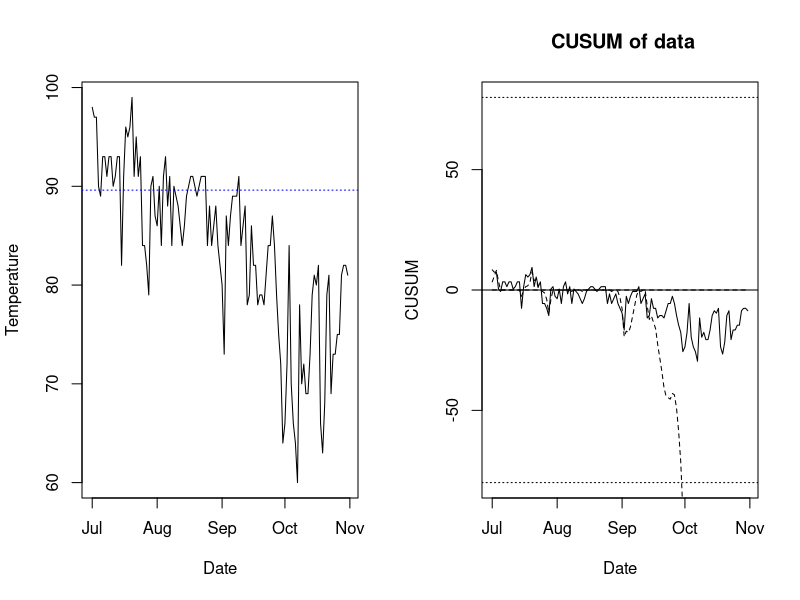
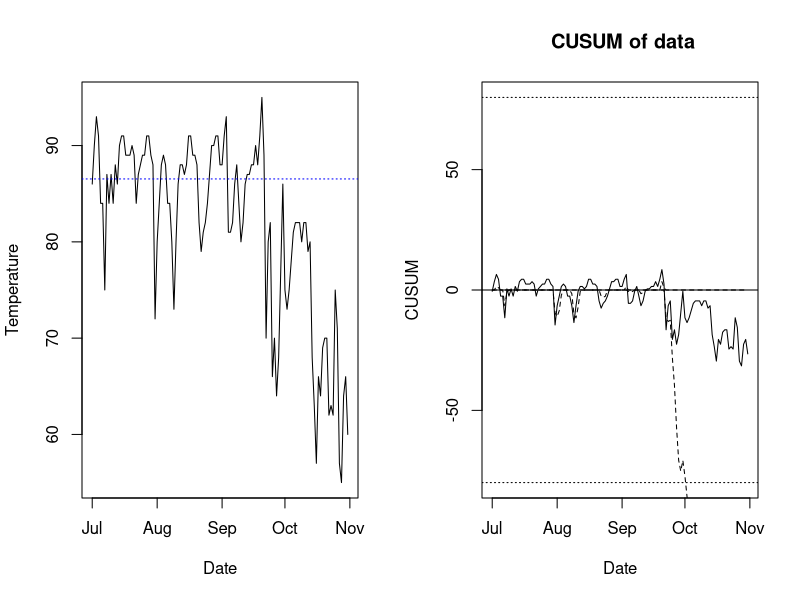
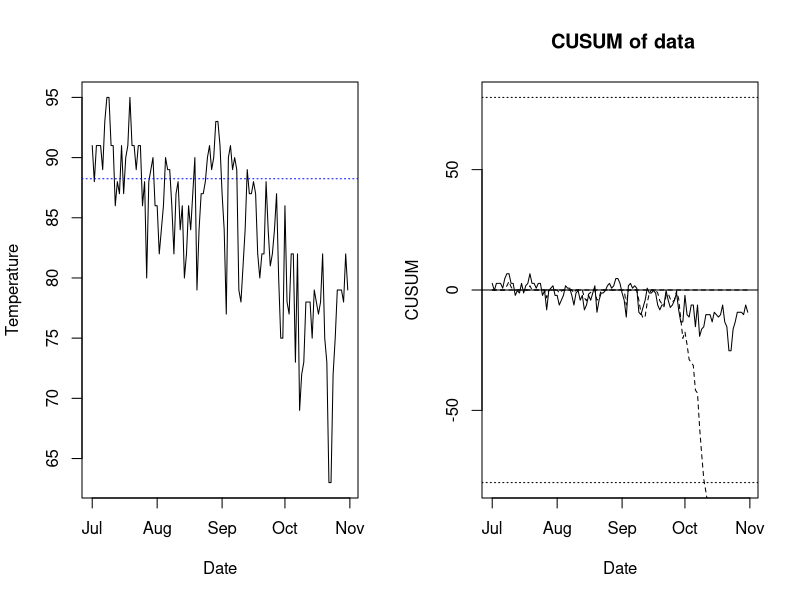
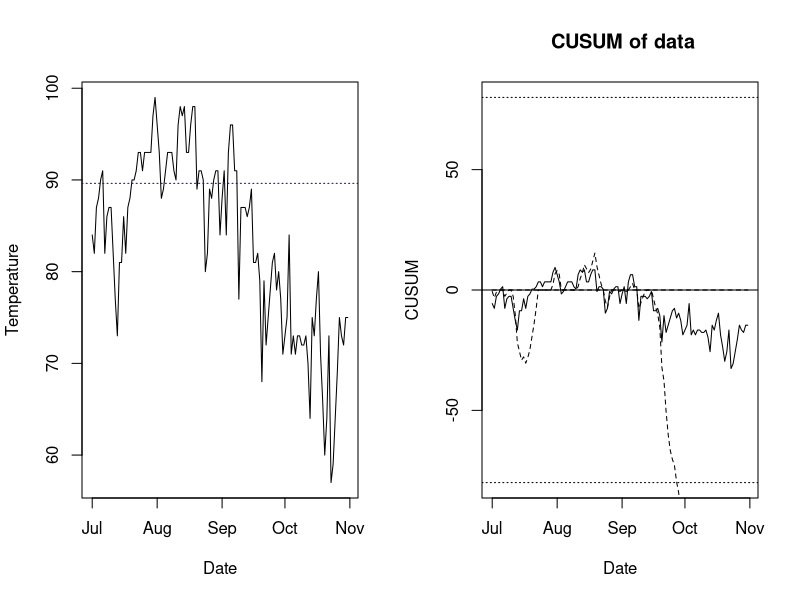
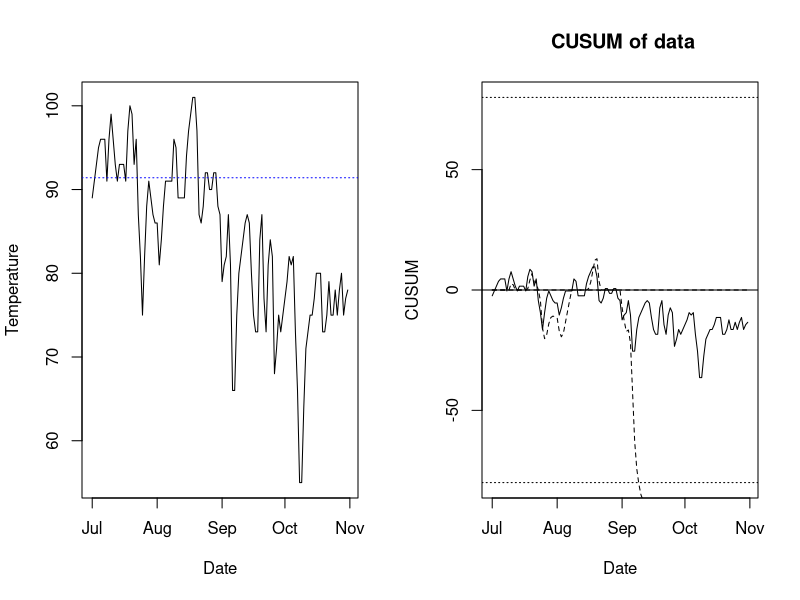
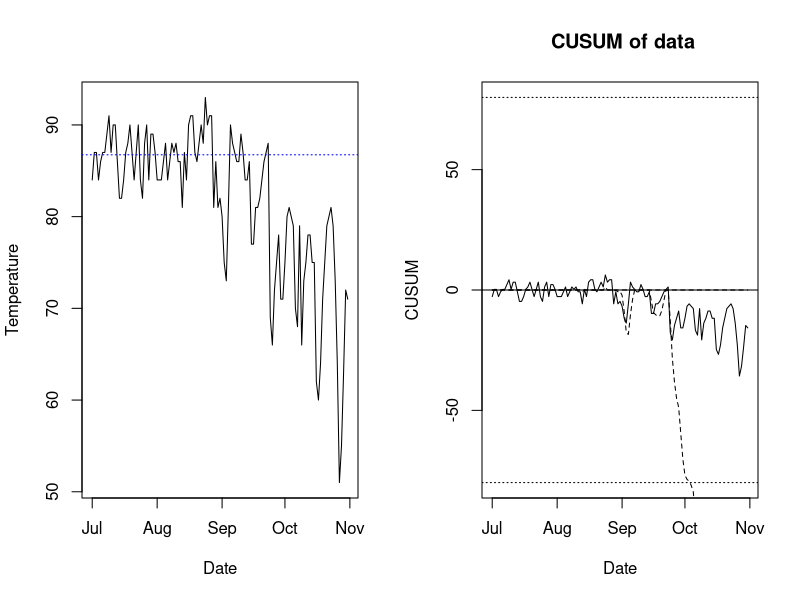
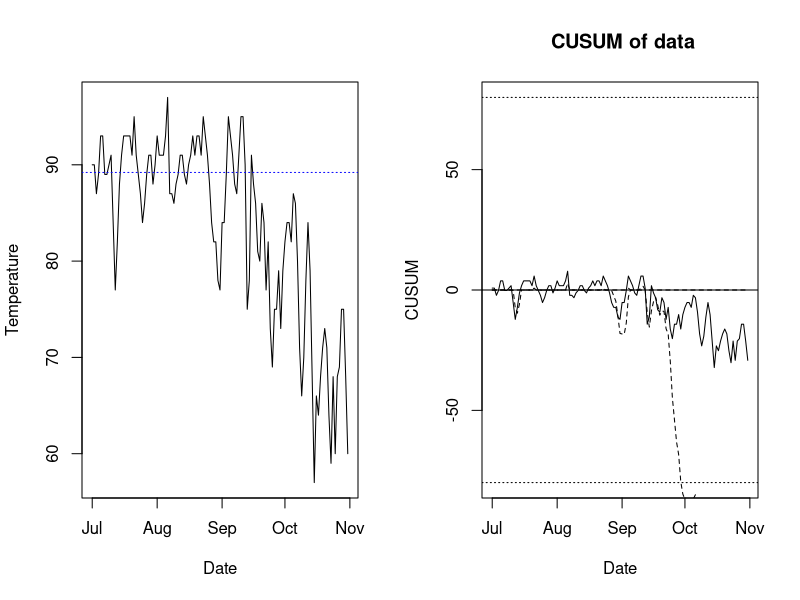
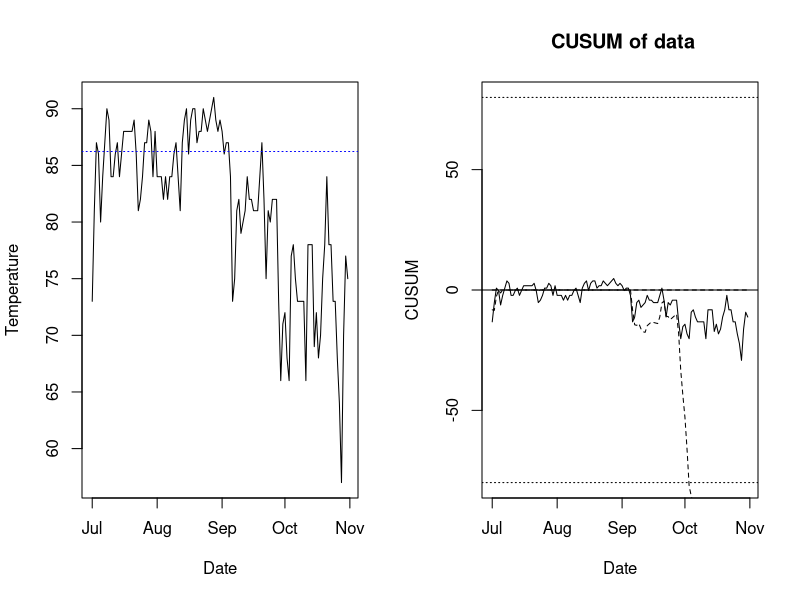

R code for these plots, in order:
# Load the data
temp_data <- read.table("temps.txt", header=TRUE, sep="\t")
#attach(temp_data)

# Empty vector to store the fall starts dates &
# temperature on that day for different years
fall_starts <- c()
fall_starts_temps <- c()
summer_avg_temps <- c()

# Outer loop to iterate through column 2(1996) to column 21 (2015)
for (i in 2:21) {
  # Get temperature values and date info
  Temp_Year <- temp_data[,i]
  Temp_Date <- temp_data[,1]

  # Compute the mean temp in summer (July 1st to 31st Aug)
  Temp_Summer_Mean <- mean(as.matrix(temp_data[1:62,i]))

  # Create 1x2 chart canvas
  par(mfrow=c(1,2))
  # Plot line chart on data
  plot(temp_data[,i]~as.Date(temp_data[,1], "%d-%b"),type="l", xlab = "Date", ylab="Temperature")
  # Add blue line to show the avg temp of summer in the year selected
  abline(Temp_Summer_Mean, 0, lty=3, col="blue")

  # Set threshold for cusum and critical value (tolerence/buffer)
  Critical_Value <- 5
  Threshold <- 80

  # Initiate C, Cplus and Cmins. These three the the vectors to
  # capture cumulative sum for each iteration
  # Initiate stoC, stoCplus, and stoCmins, these are cumulativee sum variable
  # gets updated in each iterature. stoCplus to detect increase
  # stoCmins to detect decrease
  C <- NULL
  Cplus <- NULL
  Cmins <- NULL
  sample_size <-length(Temp_Year)
  stoC <- 0
  stoCplus <- 0
  stoCmins <- 0
  summer_ends <- c()

  # Inner loop to iterate through July 1st to Oct 31st
  for (j in 1:sample_size) {

    # Get value updated for cumulative sum
    stoC <- Temp_Year[j] - Temp_Summer_Mean
    stoCplus <- max(0, stoCplus + stoC - Critical_Value)
    stoCmins <- min(0, stoCmins + stoC + Critical_Value)
    C <- c(C, stoC)
    Cplus <- c(Cplus, stoCplus)
    Cmins <- c(Cmins, stoCmins)

    # Since we are interested in catching the date transition to autumn
    # get the index of j if cusum(minus) is even smaller than the critical/tolerence
    # value (C in Joel's video)
    if(stoCmins < -Threshold) {summer_ends <- c(summer_ends,j)}

    # Tabulate the results of j, date, temp and cumulative sums
    lin <- sprintf("j %4.0f , Date[j] %6s  Temp[j] %4.0f  C, %7.2f  C+ %7.2f  C- %7.2f \n",
                 j, Temp_Date[j],Temp_Year[j], stoC, stoCplus, stoCmins)
    # Choose whether to print out the results
    #cat(lin)
  }

  # The critical value, Hplus and Hmins for plotting. Two directions
  # since we are observing the change in two directions
  Hplus <- Threshold
  Hmins <- -Threshold

  # plot the cusum chart
  ylim <- c(min(c(C, Hmins)), max(c(C, Hplus)))
  plot(as.Date(temp_data[,1], "%d-%b"), C, main=" CUSUM of data", ylim=ylim, xlab = "Date",
     ylab="CUSUM", type = "l")
  lines(as.Date(temp_data[,1], "%d-%b"), Cplus, lty=2)
  lines(as.Date(temp_data[,1], "%d-%b"), Cmins, lty=2)
  abline(0,0)
  abline(Hplus, 0, lty=3)
  abline(Hmins, 0, lty=3)

  # pirnt out the official summer ends date generated from the model
  print(temp_data[summer_ends[1],1])
  print(temp_data[summer_ends[1],i])

  # Update the fall_starts and fall_starts_temps vectors
  fall_starts <- c(fall_starts, summer_ends[1])
  fall_starts_temps <- c(fall_starts_temps,temp_data[(summer_ends[1]),i])
  summer_avg_temps <- c(summer_avg_temps, mean(temp_data[1:fall_starts[i-1],i]))
}

#temp_data[fall_starts,1]
#fall_starts_temps

# Generate the final results
result <- cbind(c(1996:2015),format(as.Date(temp_data[fall_starts,1], "%d-%b"),
                    format="%d-%b"), fall_starts_temps, summer_avg_temps)
result <-data.frame(result)
colnames(result) <- c("Year","Autumn Start Date", "Temp on the Autumn Start Day", "Avg Temp in the Summer")
result

#-------------------------------------------------------------

# Test for specific year specified by column numbers
# Set i here to determine which year to run
i=4
Temp_Year <- temp_data[,i]
Temp_Date <- temp_data[,1]
Temp_Summer_Mean <- mean(as.matrix(temp_data[1:62,i]))
par(mfrow=c(1,2))
plot(temp_data[,i]~as.Date(temp_data[,1], "%d-%b"),type="l", xlab = "Date", ylab="Temperature")
abline(Temp_Summer_Mean, 0, lty=3, col="blue")

Critical_Value <- 5
Threshold <- 80

C <- NULL
Cplus <- NULL
Cmins <- NULL
sample_size <-length(Temp_Year)
stoC <- 0
stoCplus <- 0
stoCmins <- 0
summer_ends <- c()

for (j in 1:sample_size) {
  stoC <- Temp_Year[j] - Temp_Summer_Mean
  stoCplus <- max(0, stoCplus + stoC - Critical_Value)
  stoCmins <- min(0, stoCmins + stoC + Critical_Value)
  C <- c(C, stoC)
  Cplus <- c(Cplus, stoCplus)
  Cmins <- c(Cmins, stoCmins)
  if(stoCmins < -Threshold) {summer_ends <- c(summer_ends,j)}
  lin <- sprintf("j %4.0f , Date[j] %6s  Temp[j] %4.0f  C, %7.2f  C+ %7.2f  C- %7.2f \n",
                 j, Temp_Date[j],Temp_Year[j], stoC, stoCplus, stoCmins)
  cat(lin)
}

Hplus <- Threshold
Hmins <- -Threshold
ylim <- c(min(c(C, Hmins)), max(c(C, Hplus)))
plot(as.Date(temp_data[,1], "%d-%b"), C, main=" CUSUM of data", ylim=ylim, xlab = "Date",
     ylab="CUSUM", type = "l")
lines(as.Date(temp_data[,1], "%d-%b"), Cplus, lty=2)
lines(as.Date(temp_data[,1], "%d-%b"), Cmins, lty=2)
abline(0,0)
abline(Hplus, 0, lty=3)
abline(Hmins, 0, lty=3)

print(temp_data[summer_ends[1],1])
print(temp_data[(summer_ends[1]),i])

#--------------------------------------------------------------
# Q3_2 Compare Summer Avg across years to identify a warming year
Temp_Year <- summer_avg_temps
Temp_Date <- c(1996:2015)
Temp_Summer_Mean <- mean(summer_avg_temps)

# Plot the Summer Avg (Summer Period from July 1st to Autumn Start Date Determined by Q3_1)
par(mfrow=c(1,2))
plot(summer_avg_temps~Temp_Date,type="l", xlab = "Year", ylab="Avg Summer Temperature")
abline(Temp_Summer_Mean, 0, lty=3, col="blue")

Critical_Value <- 0
Threshold <- 5

C <- NULL
Cplus <- NULL
Cmins <- NULL
sample_size <-length(Temp_Year)
stoC <- 0
stoCplus <- 0
stoCmins <- 0
temp_warming <- c()

# For loop to iterate through the summer average temp across year 1996-2015
for (j in 1:sample_size) {
  stoC <- Temp_Year[j] - Temp_Summer_Mean
  stoCplus <- max(0, stoCplus + stoC - Critical_Value)
  stoCmins <- min(0, stoCmins + stoC + Critical_Value)
  C <- c(C, stoC)
  Cplus <- c(Cplus, stoCplus)
  Cmins <- c(Cmins, stoCmins)
  if(stoCplus > Threshold) {temp_warming <- c(temp_warming,j)}
  lin <- sprintf("j %4.0f , Date[j] %6s  Temp[j] %4.0f  C, %7.2f  C+ %7.2f  C- %7.2f \n",
                 j, Temp_Date[j],Temp_Year[j], stoC, stoCplus, stoCmins)
  cat(lin)
}

Hplus <- Threshold
Hmins <- -Threshold
ylim <- c(min(c(C, Hmins)), max(c(C, Hplus)))
plot(Temp_Date, C, main=" CUSUM of data", ylim=ylim, xlab = "Year",
     ylab="CUSUM", type = "l")
lines(Temp_Date, Cplus, lty=2)
lines(Temp_Date, Cmins, lty=2)
abline(0,0)
abline(Hplus, 0, lty=3, col="red")
abline(Hmins, 0, lty=3, col="red")

# Print the result of warming year and its  average summer temperature
print(Temp_Date[temp_warming[1]])
print(Temp_Year[temp_warming[1]])
